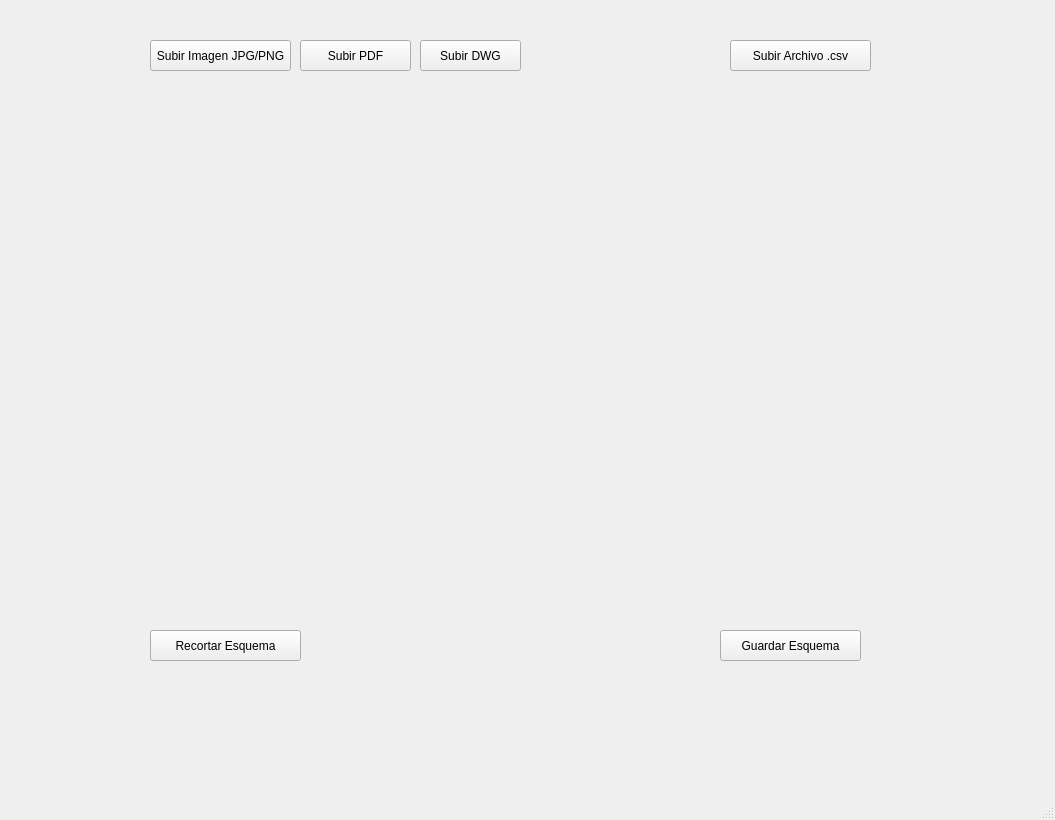
<?xml version="1.0" encoding="UTF-8"?>
<ui version="4.0">
 <class>MainWindow</class>
 <widget class="QMainWindow" name="MainWindow">
  <property name="geometry">
   <rect>
    <x>0</x>
    <y>0</y>
    <width>1055</width>
    <height>820</height>
   </rect>
  </property>
  <property name="windowTitle">
   <string>Mapa de Calor</string>
  </property>
  <widget class="QWidget" name="centralwidget">
   <widget class="QPushButton" name="btn_subirimg">
    <property name="geometry">
     <rect>
      <x>150</x>
      <y>40</y>
      <width>141</width>
      <height>31</height>
     </rect>
    </property>
    <property name="text">
     <string>Subir Imagen JPG/PNG</string>
    </property>
   </widget>
   <widget class="QLabel" name="Label_img">
    <property name="geometry">
     <rect>
      <x>150</x>
      <y>90</y>
      <width>871</width>
      <height>491</height>
     </rect>
    </property>
    <property name="text">
     <string/>
    </property>
   </widget>
   <widget class="QPushButton" name="btn_csv">
    <property name="geometry">
     <rect>
      <x>730</x>
      <y>40</y>
      <width>141</width>
      <height>31</height>
     </rect>
    </property>
    <property name="text">
     <string>Subir Archivo .csv</string>
    </property>
   </widget>
   <widget class="QToolButton" name="Btn_recortar">
    <property name="geometry">
     <rect>
      <x>150</x>
      <y>630</y>
      <width>151</width>
      <height>31</height>
     </rect>
    </property>
    <property name="text">
     <string>Recortar Esquema</string>
    </property>
   </widget>
   <widget class="QPushButton" name="Btn_save">
    <property name="geometry">
     <rect>
      <x>720</x>
      <y>630</y>
      <width>141</width>
      <height>31</height>
     </rect>
    </property>
    <property name="text">
     <string>Guardar Esquema</string>
    </property>
   </widget>
   <widget class="QPushButton" name="btn_subirpdf">
    <property name="geometry">
     <rect>
      <x>300</x>
      <y>40</y>
      <width>111</width>
      <height>31</height>
     </rect>
    </property>
    <property name="text">
     <string>Subir PDF</string>
    </property>
   </widget>
   <widget class="QPushButton" name="pushButton">
    <property name="geometry">
     <rect>
      <x>420</x>
      <y>40</y>
      <width>101</width>
      <height>31</height>
     </rect>
    </property>
    <property name="text">
     <string>Subir DWG</string>
    </property>
   </widget>
  </widget>
  <widget class="QMenuBar" name="menubar">
   <property name="geometry">
    <rect>
     <x>0</x>
     <y>0</y>
     <width>1055</width>
     <height>21</height>
    </rect>
   </property>
  </widget>
  <widget class="QStatusBar" name="statusbar"/>
 </widget>
 <resources/>
 <connections/>
</ui>
